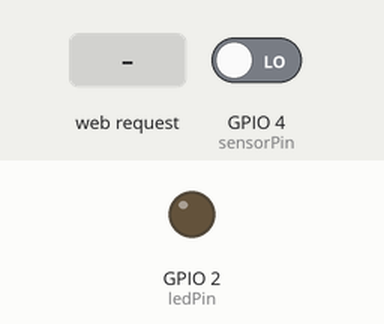
Simulated run of this sketch. Board: ESP8266 (NodeMCU). Parts: output pins drawn as LEDs (lit = HIGH). The inputs (shaded band) are chosen by the test bench; at power-on: GPIO 4 (sensorPin) LOW. WiFi joins after 1.5 s; servers stay silent unless stated; what the sketch prints to the serial monitor is not drawn.

Above: at 2.7 s.
2.8 s: HTTP request GET /led/off received
At 4.0 s:
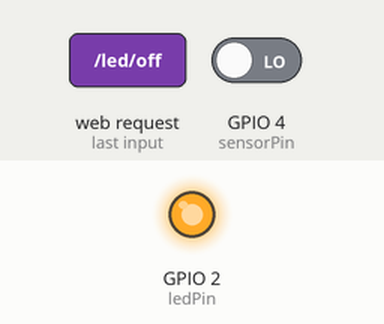
4.3 s: HTTP request GET /led/on received
At 5.2 s:
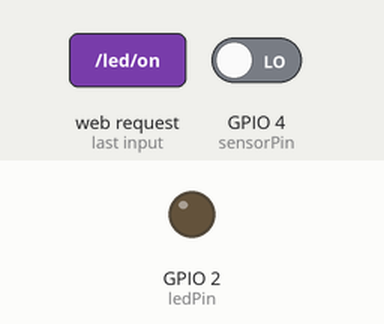
Timing chart, 0 to 7.3 s (numbered marks = the images above; inputs shaded):
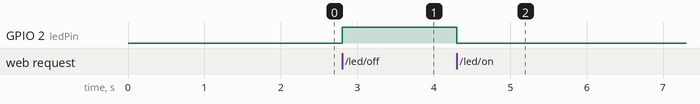

The sketch:

otworzycWrotaDlaKota.ino
```cpp
#include <ESP8266WiFi.h>
#include <ESP8266WebServer.h>

#include "wifi_credentials.h"

#define LED_ON digitalWrite(ledPin, LOW) // active low
#define LED_OFF digitalWrite(ledPin, HIGH)

const int ledPin = 2;
const int sensorPin = 4;

bool sensorState = false;
bool lastSensorState = false;

ESP8266WebServer server(80);

void handleRoot() {
  server.send(200, "text/plain", "ESP8266 server running");
}

void handleSensor() {
  server.send(200, "application/json", "{\"sensor\": " + String(sensorState) + "}");
}

void handleLedOn() {
  LED_ON;
  server.send(200, "text/plain", "LED ON");
}

void handleLedOff() {
  LED_OFF;
  server.send(200, "text/plain", "LED OFF");
}

void setup() {

  Serial.begin(115200);

  pinMode(ledPin, OUTPUT);
  pinMode(sensorPin, INPUT);

  WiFi.mode(WIFI_STA);
  WiFi.begin(ssid, password);

  Serial.print("Connecting");

  while (WiFi.status() != WL_CONNECTED) {
    delay(500);
    Serial.print(".");
  }

  Serial.println("");
  Serial.println("Connected!");
  Serial.println(WiFi.localIP());

  server.on("/", handleRoot);
  server.on("/sensor", handleSensor);
  server.on("/led/on", handleLedOn);
  server.on("/led/off", handleLedOff);

  server.begin();

  Serial.println("HTTP server started");
}

//continues execution
void loop() {
  server.handleClient();

  //handle sensor, leds
  sensorState = digitalRead(sensorPin);
  if(sensorState != lastSensorState){
    if(sensorState){ LED_ON; }
    else{ LED_OFF; }

    lastSensorState = sensorState;
  }

  //check wifi connection
  if (WiFi.status() != WL_CONNECTED) {
    WiFi.reconnect();
  }
}
```

wifi_credentials_example.h
```cpp
#ifndef WIFI_CREDENTIALS_EXAMPLE_H
#define WIFI_CREDENTIALS_EXAMPLE_H

const char* ssid = "SSID";
const char* password = "PASSWORD";

#endif
```

Measured:
- after the input at 2.8 s, GPIO 2 (ledPin): LOW → HIGH at once
- after the input at 4.3 s, GPIO 2 (ledPin): HIGH → LOW at once
